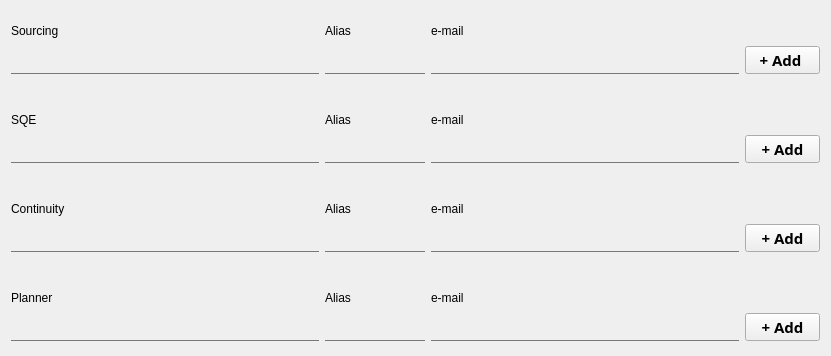
                     <widget class="QWidget" name="scrollAreaWidgetContents_7">
                      <property name="geometry">
                       <rect>
                        <x>0</x>
                        <y>-44</y>
                        <width>831</width>
                        <height>356</height>
                       </rect>
                      </property>
                      <layout class="QGridLayout" name="gridLayout_34">
                       <item row="10" column="2">
                        <widget class="QLabel" name="label_60">
                         <property name="minimumSize">
                          <size>
                           <width>0</width>
                           <height>15</height>
                          </size>
                         </property>
                         <property name="maximumSize">
                          <size>
                           <width>16777215</width>
                           <height>15</height>
                          </size>
                         </property>
                         <property name="text">
                          <string>e-mail</string>
                         </property>
                        </widget>
                       </item>
                       <item row="11" column="3">
                        <widget class="QPushButton" name="btn_add_planner">
                         <property name="maximumSize">
                          <size>
                           <width>75</width>
                           <height>28</height>
                          </size>
                         </property>
                         <property name="font">
                          <font>
                           <family>Century Gothic</family>
                           <pointsize>11</pointsize>
                           <weight>75</weight>
                           <bold>true</bold>
                          </font>
                         </property>
                         <property name="text">
                          <string>+ Add</string>
                         </property>
                        </widget>
                       </item>
                       <item row="9" column="0">
                        <spacer name="verticalSpacer_8">
                         <property name="orientation">
                          <enum>Qt::Vertical</enum>
                         </property>
                         <property name="sizeType">
                          <enum>QSizePolicy::Fixed</enum>
                         </property>
                         <property name="sizeHint" stdset="0">
                          <size>
                           <width>20</width>
                           <height>30</height>
                          </size>
                         </property>
                        </spacer>
                       </item>
                       <item row="10" column="0">
                        <widget class="QLabel" name="label_65">
                         <property name="minimumSize">
                          <size>
                           <width>0</width>
                           <height>15</height>
                          </size>
                         </property>
                         <property name="maximumSize">
                          <size>
                           <width>16777215</width>
                           <height>15</height>
                          </size>
                         </property>
                         <property name="text">
                          <string>Planner</string>
                         </property>
                        </widget>
                       </item>
                       <item row="2" column="2">
                        <widget class="QLineEdit" name="new_sourcing_email">
                         <property name="minimumSize">
                          <size>
                           <width>0</width>
                           <height>28</height>
                          </size>
                         </property>
                         <property name="maximumSize">
                          <size>
                           <width>16777215</width>
                           <height>28</height>
                          </size>
                         </property>
                         <property name="font">
                          <font>
                           <family>Calibri</family>
                           <pointsize>14</pointsize>
                           <weight>75</weight>
                           <bold>true</bold>
                          </font>
                         </property>
                         <property name="styleSheet">
                          <string notr="true">QLineEdit {
    border: none;
    border-bottom: 1px solid rgb(90, 54, 247);
    border-radius: 0;
    background-color: transparent;
}

QLineEdit:disabled, QLineEdit:!focus {
    border-bottom: 1px solid rgb(120, 120, 120);
}</string>
                         </property>
                        </widget>
                       </item>
                       <item row="2" column="0">
                        <widget class="QLineEdit" name="new_sourcing">
                         <property name="minimumSize">
                          <size>
                           <width>0</width>
                           <height>28</height>
                          </size>
                         </property>
                         <property name="maximumSize">
                          <size>
                           <width>16777215</width>
                           <height>28</height>
                          </size>
                         </property>
                         <property name="font">
                          <font>
                           <family>Calibri</family>
                           <pointsize>14</pointsize>
                           <weight>75</weight>
                           <bold>true</bold>
                          </font>
                         </property>
                         <property name="styleSheet">
                          <string notr="true">QLineEdit {
    border: none;
    border-bottom: 1px solid rgb(90, 54, 247);
    border-radius: 0;
    background-color: transparent;
}

QLineEdit:disabled, QLineEdit:!focus {
    border-bottom: 1px solid rgb(120, 120, 120);
}</string>
                         </property>
                        </widget>
                       </item>
                       <item row="5" column="0">
                        <widget class="QLineEdit" name="new_sqe">
                         <property name="minimumSize">
                          <size>
                           <width>0</width>
                           <height>28</height>
                          </size>
                         </property>
                         <property name="maximumSize">
                          <size>
                           <width>16777215</width>
                           <height>28</height>
                          </size>
                         </property>
                         <property name="font">
                          <font>
                           <family>Calibri</family>
                           <pointsize>14</pointsize>
                           <weight>75</weight>
                           <bold>true</bold>
                          </font>
                         </property>
                         <property name="styleSheet">
                          <string notr="true">QLineEdit {
    border: none;
    border-bottom: 1px solid rgb(90, 54, 247);
    border-radius: 0;
    background-color: transparent;
}

QLineEdit:disabled, QLineEdit:!focus {
    border-bottom: 1px solid rgb(120, 120, 120);
}</string>
                         </property>
                        </widget>
                       </item>
                       <item row="5" column="2">
                        <widget class="QLineEdit" name="new_sqe_email">
                         <property name="minimumSize">
                          <size>
                           <width>0</width>
                           <height>28</height>
                          </size>
                         </property>
                         <property name="maximumSize">
                          <size>
                           <width>16777215</width>
                           <height>28</height>
                          </size>
                         </property>
                         <property name="font">
                          <font>
                           <family>Calibri</family>
                           <pointsize>14</pointsize>
                           <weight>75</weight>
                           <bold>true</bold>
                          </font>
                         </property>
                         <property name="styleSheet">
                          <string notr="true">QLineEdit {
    border: none;
    border-bottom: 1px solid rgb(90, 54, 247);
    border-radius: 0;
    background-color: transparent;
}

QLineEdit:disabled, QLineEdit:!focus {
    border-bottom: 1px solid rgb(120, 120, 120);
}</string>
                         </property>
                        </widget>
                       </item>
                       <item row="11" column="2">
                        <widget class="QLineEdit" name="new_planner_email">
                         <property name="minimumSize">
                          <size>
                           <width>0</width>
                           <height>28</height>
                          </size>
                         </property>
                         <property name="maximumSize">
                          <size>
                           <width>16777215</width>
                           <height>28</height>
                          </size>
                         </property>
                         <property name="font">
                          <font>
                           <family>Calibri</family>
                           <pointsize>14</pointsize>
                           <weight>75</weight>
                           <bold>true</bold>
                          </font>
                         </property>
                         <property name="styleSheet">
                          <string notr="true">QLineEdit {
    border: none;
    border-bottom: 1px solid rgb(90, 54, 247);
    border-radius: 0;
    background-color: transparent;
}

QLineEdit:disabled, QLineEdit:!focus {
    border-bottom: 1px solid rgb(120, 120, 120);
}</string>
                         </property>
                        </widget>
                       </item>
                       <item row="8" column="0">
                        <widget class="QLineEdit" name="new_continuity">
                         <property name="minimumSize">
                          <size>
                           <width>0</width>
                           <height>28</height>
                          </size>
                         </property>
                         <property name="maximumSize">
                          <size>
                           <width>16777215</width>
                           <height>28</height>
                          </size>
                         </property>
                         <property name="font">
                          <font>
                           <family>Calibri</family>
                           <pointsize>14</pointsize>
                           <weight>75</weight>
                           <bold>true</bold>
                          </font>
                         </property>
                         <property name="styleSheet">
                          <string notr="true">QLineEdit {
    border: none;
    border-bottom: 1px solid rgb(90, 54, 247);
    border-radius: 0;
    background-color: transparent;
}

QLineEdit:disabled, QLineEdit:!focus {
    border-bottom: 1px solid rgb(120, 120, 120);
}</string>
                         </property>
                        </widget>
                       </item>
                       <item row="8" column="2">
                        <widget class="QLineEdit" name="new_continuity_email">
                         <property name="minimumSize">
                          <size>
                           <width>0</width>
                           <height>28</height>
                          </size>
                         </property>
                         <property name="maximumSize">
                          <size>
                           <width>16777215</width>
                           <height>28</height>
                          </size>
                         </property>
                         <property name="font">
                          <font>
                           <family>Calibri</family>
                           <pointsize>14</pointsize>
                           <weight>75</weight>
                           <bold>true</bold>
                          </font>
                         </property>
                         <property name="styleSheet">
                          <string notr="true">QLineEdit {
    border: none;
    border-bottom: 1px solid rgb(90, 54, 247);
    border-radius: 0;
    background-color: transparent;
}

QLineEdit:disabled, QLineEdit:!focus {
    border-bottom: 1px solid rgb(120, 120, 120);
}</string>
                         </property>
                        </widget>
                       </item>
                       <item row="11" column="0">
                        <widget class="QLineEdit" name="new_planner">
                         <property name="minimumSize">
                          <size>
                           <width>0</width>
                           <height>28</height>
                          </size>
                         </property>
                         <property name="maximumSize">
                          <size>
                           <width>16777215</width>
                           <height>28</height>
                          </size>
                         </property>
                         <property name="font">
                          <font>
                           <family>Calibri</family>
                           <pointsize>14</pointsize>
                           <weight>75</weight>
                           <bold>true</bold>
                          </font>
                         </property>
                         <property name="styleSheet">
                          <string notr="true">QLineEdit {
    border: none;
    border-bottom: 1px solid rgb(90, 54, 247);
    border-radius: 0;
    background-color: transparent;
}

QLineEdit:disabled, QLineEdit:!focus {
    border-bottom: 1px solid rgb(120, 120, 120);
}</string>
                         </property>
                        </widget>
                       </item>
                       <item row="1" column="0">
                        <widget class="QLabel" name="label_62">
                         <property name="minimumSize">
                          <size>
                           <width>0</width>
                           <height>15</height>
                          </size>
                         </property>
                         <property name="maximumSize">
                          <size>
                           <width>16777215</width>
                           <height>15</height>
                          </size>
                         </property>
                         <property name="text">
                          <string>Sourcing</string>
                         </property>
                        </widget>
                       </item>
                       <item row="0" column="0">
                        <spacer name="verticalSpacer_12">
                         <property name="orientation">
                          <enum>Qt::Vertical</enum>
                         </property>
                         <property name="sizeType">
                          <enum>QSizePolicy::Fixed</enum>
                         </property>
                         <property name="sizeHint" stdset="0">
                          <size>
                           <width>20</width>
                           <height>10</height>
                          </size>
                         </property>
                        </spacer>
                       </item>
                       <item row="4" column="0">
                        <widget class="QLabel" name="label_63">
                         <property name="minimumSize">
                          <size>
                           <width>0</width>
                           <height>15</height>
                          </size>
                         </property>
                         <property name="maximumSize">
                          <size>
                           <width>16777215</width>
                           <height>15</height>
                          </size>
                         </property>
                         <property name="text">
                          <string>SQE</string>
                         </property>
                        </widget>
                       </item>
                       <item row="1" column="2">
                        <widget class="QLabel" name="label_68">
                         <property name="minimumSize">
                          <size>
                           <width>0</width>
                           <height>15</height>
                          </size>
                         </property>
                         <property name="maximumSize">
                          <size>
                           <width>16777215</width>
                           <height>15</height>
                          </size>
                         </property>
                         <property name="text">
                          <string>e-mail</string>
                         </property>
                        </widget>
                       </item>
                       <item row="3" column="0">
                        <spacer name="verticalSpacer_10">
                         <property name="orientation">
                          <enum>Qt::Vertical</enum>
                         </property>
                         <property name="sizeType">
                          <enum>QSizePolicy::Fixed</enum>
                         </property>
                         <property name="sizeHint" stdset="0">
                          <size>
                           <width>20</width>
                           <height>30</height>
                          </size>
                         </property>
                        </spacer>
                       </item>
                       <item row="2" column="3">
                        <widget class="QPushButton" name="btn_add_sourcing">
                         <property name="maximumSize">
                          <size>
                           <width>75</width>
                           <height>28</height>
                          </size>
                         </property>
                         <property name="font">
                          <font>
                           <family>Century Gothic</family>
                           <pointsize>11</pointsize>
                           <weight>75</weight>
                           <bold>true</bold>
                          </font>
                         </property>
                         <property name="text">
                          <string>+ Add </string>
                         </property>
                        </widget>
                       </item>
                       <item row="4" column="2">
                        <widget class="QLabel" name="label_67">
                         <property name="minimumSize">
                          <size>
                           <width>0</width>
                           <height>15</height>
                          </size>
                         </property>
                         <property name="maximumSize">
                          <size>
                           <width>16777215</width>
                           <height>15</height>
                          </size>
                         </property>
                         <property name="text">
                          <string>e-mail</string>
                         </property>
                        </widget>
                       </item>
                       <item row="6" column="0">
                        <spacer name="verticalSpacer_9">
                         <property name="orientation">
                          <enum>Qt::Vertical</enum>
                         </property>
                         <property name="sizeType">
                          <enum>QSizePolicy::Fixed</enum>
                         </property>
                         <property name="sizeHint" stdset="0">
                          <size>
                           <width>20</width>
                           <height>30</height>
                          </size>
                         </property>
                        </spacer>
                       </item>
                       <item row="7" column="0">
                        <widget class="QLabel" name="label_64">
                         <property name="minimumSize">
                          <size>
                           <width>0</width>
                           <height>15</height>
                          </size>
                         </property>
                         <property name="maximumSize">
                          <size>
                           <width>16777215</width>
                           <height>15</height>
                          </size>
                         </property>
                         <property name="text">
                          <string>Continuity</string>
                         </property>
                        </widget>
                       </item>
                       <item row="5" column="3">
                        <widget class="QPushButton" name="btn_add_sqie">
                         <property name="maximumSize">
                          <size>
                           <width>75</width>
                           <height>28</height>
                          </size>
                         </property>
                         <property name="font">
                          <font>
                           <family>Century Gothic</family>
                           <pointsize>11</pointsize>
                           <weight>75</weight>
                           <bold>true</bold>
                          </font>
                         </property>
                         <property name="text">
                          <string>+ Add</string>
                         </property>
                        </widget>
                       </item>
                       <item row="8" column="3">
                        <widget class="QPushButton" name="btn_add_continuity">
                         <property name="maximumSize">
                          <size>
                           <width>75</width>
                           <height>28</height>
                          </size>
                         </property>
                         <property name="font">
                          <font>
                           <family>Century Gothic</family>
                           <pointsize>11</pointsize>
                           <weight>75</weight>
                           <bold>true</bold>
                          </font>
                         </property>
                         <property name="text">
                          <string>+ Add</string>
                         </property>
                        </widget>
                       </item>
                       <item row="7" column="2">
                        <widget class="QLabel" name="label_66">
                         <property name="minimumSize">
                          <size>
                           <width>0</width>
                           <height>15</height>
                          </size>
                         </property>
                         <property name="maximumSize">
                          <size>
                           <width>16777215</width>
                           <height>15</height>
                          </size>
                         </property>
                         <property name="text">
                          <string>e-mail</string>
                         </property>
                        </widget>
                       </item>
                       <item row="2" column="1">
                        <widget class="QLineEdit" name="new_alias_sourcing">
                         <property name="minimumSize">
                          <size>
                           <width>100</width>
                           <height>28</height>
                          </size>
                         </property>
                         <property name="maximumSize">
                          <size>
                           <width>100</width>
                           <height>28</height>
                          </size>
                         </property>
                         <property name="font">
                          <font>
                           <family>Calibri</family>
                           <pointsize>14</pointsize>
                           <weight>75</weight>
                           <bold>true</bold>
                          </font>
                         </property>
                         <property name="styleSheet">
                          <string notr="true">QLineEdit {
    border: none;
    border-bottom: 1px solid rgb(90, 54, 247);
    border-radius: 0;
    background-color: transparent;
}

QLineEdit:disabled, QLineEdit:!focus {
    border-bottom: 1px solid rgb(120, 120, 120);
}</string>
                         </property>
                        </widget>
                       </item>
                       <item row="5" column="1">
                        <widget class="QLineEdit" name="new_alias_sqie">
                         <property name="minimumSize">
                          <size>
                           <width>100</width>
                           <height>28</height>
                          </size>
                         </property>
                         <property name="maximumSize">
                          <size>
                           <width>100</width>
                           <height>28</height>
                          </size>
                         </property>
                         <property name="font">
                          <font>
                           <family>Calibri</family>
                           <pointsize>14</pointsize>
                           <weight>75</weight>
                           <bold>true</bold>
                          </font>
                         </property>
                         <property name="styleSheet">
                          <string notr="true">QLineEdit {
    border: none;
    border-bottom: 1px solid rgb(90, 54, 247);
    border-radius: 0;
    background-color: transparent;
}

QLineEdit:disabled, QLineEdit:!focus {
    border-bottom: 1px solid rgb(120, 120, 120);
}</string>
                         </property>
                        </widget>
                       </item>
                       <item row="8" column="1">
                        <widget class="QLineEdit" name="new_alias_continuity">
                         <property name="minimumSize">
                          <size>
                           <width>100</width>
                           <height>28</height>
                          </size>
                         </property>
                         <property name="maximumSize">
                          <size>
                           <width>100</width>
                           <height>28</height>
                          </size>
                         </property>
                         <property name="font">
                          <font>
                           <family>Calibri</family>
                           <pointsize>14</pointsize>
                           <weight>75</weight>
                           <bold>true</bold>
                          </font>
                         </property>
                         <property name="styleSheet">
                          <string notr="true">QLineEdit {
    border: none;
    border-bottom: 1px solid rgb(90, 54, 247);
    border-radius: 0;
    background-color: transparent;
}

QLineEdit:disabled, QLineEdit:!focus {
    border-bottom: 1px solid rgb(120, 120, 120);
}</string>
                         </property>
                        </widget>
                       </item>
                       <item row="11" column="1">
                        <widget class="QLineEdit" name="new_alias_planner">
                         <property name="minimumSize">
                          <size>
                           <width>100</width>
                           <height>28</height>
                          </size>
                         </property>
                         <property name="maximumSize">
                          <size>
                           <width>100</width>
                           <height>28</height>
                          </size>
                         </property>
                         <property name="font">
                          <font>
                           <family>Calibri</family>
                           <pointsize>14</pointsize>
                           <weight>75</weight>
                           <bold>true</bold>
                          </font>
                         </property>
                         <property name="styleSheet">
                          <string notr="true">QLineEdit {
    border: none;
    border-bottom: 1px solid rgb(90, 54, 247);
    border-radius: 0;
    background-color: transparent;
}

QLineEdit:disabled, QLineEdit:!focus {
    border-bottom: 1px solid rgb(120, 120, 120);
}</string>
                         </property>
                        </widget>
                       </item>
                       <item row="1" column="1">
                        <widget class="QLabel" name="label_70">
                         <property name="text">
                          <string>Alias</string>
                         </property>
                        </widget>
                       </item>
                       <item row="4" column="1">
                        <widget class="QLabel" name="label_93">
                         <property name="text">
                          <string>Alias</string>
                         </property>
                        </widget>
                       </item>
                       <item row="7" column="1">
                        <widget class="QLabel" name="label_94">
                         <property name="text">
                          <string>Alias</string>
                         </property>
                        </widget>
                       </item>
                       <item row="10" column="1">
                        <widget class="QLabel" name="label_95">
                         <property name="text">
                          <string>Alias</string>
                         </property>
                        </widget>
                       </item>
                      </layout>
                     </widget>
